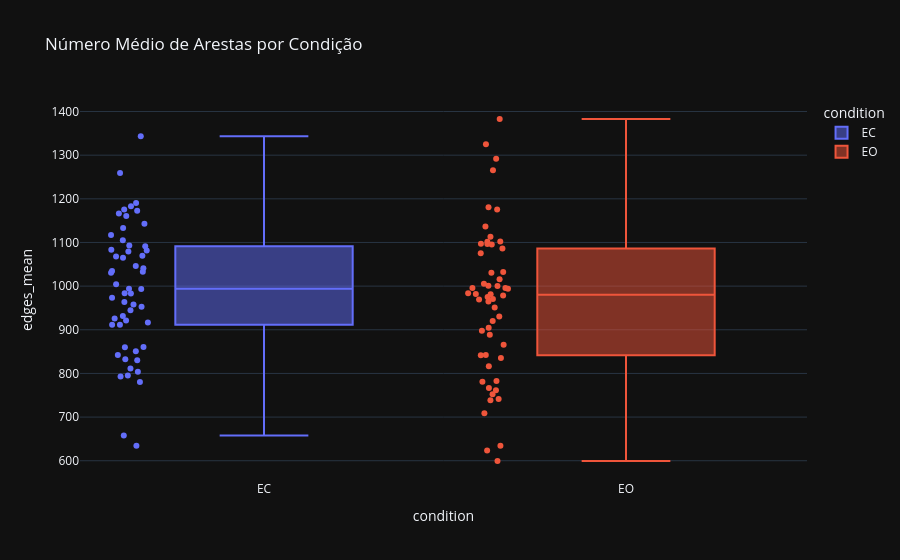

Source (notebook cell):
### Markdown cell above
Número médio de arestas

### Code cell
fig = px.box(
    df_global,
    x="condition",
    y="edges_mean",
    color="condition",
    points="all",
    title="Número Médio de Arestas por Condição"
)

fig.show()

### Figure 1 — Plotly figure (JSON) as saved in the notebook; plotly's stock layout.template omitted (floating-point values rounded to 4 significant figures)
{"data": [{"alignmentgroup": "True", "boxpoints": "all", "hovertemplate": "condition=%{x}<br>edges_mean=%{y}<extra></extra>", "legendgroup": "EC", "marker": {"color": "#636efa"}, "name": "EC", "notched": false, "offsetgroup": "EC", "orientation": "v", "showlegend": true, "x": ["EC", "EC", "EC", "EC", "EC", "EC", "EC", "EC", "EC", "EC", "EC", "EC", "EC", "EC", "EC", "EC", "EC", "EC", "EC", "EC", "EC", "EC", "EC", "EC", "EC", "EC", "EC", "EC", "EC", "EC", "EC", "EC", "EC", "EC", "EC", "EC", "EC", "EC", "EC", "EC", "EC", "EC", "EC", "EC", "EC", "EC", "EC", "EC", "EC", "EC", "EC", "EC", "EC", "EC"], "x0": " ", "xaxis": "x", "y": [634.6, 1065.0, 1005.0, 1143.0, 1105.0, 983.8, 911.6, 860.5, 993.9, 832.4, 1161.0, 1173.0, 931.8, 1079.0, 795.3, 1133.0, 911.5, 952.9, 958.0, 1167.0, 850.8, 1183.0, 1343.0, 1070.0, 811.4, 1259.0, 1176.0, 830.1, 780.6, 793.0, 973.6, 1190.0, 1041.0, 658.0, 1091.0, 1117.0, 1093.0, 1033.0, 842.2, 803.9, 983.0, 963.6, 1031.0, 925.9, 921.4, 1035.0, 1083.0, 859.9, 993.7, 1068.0, 1046.0, 916.6, 944.5, 1082.0], "y0": " ", "yaxis": "y", "type": "box"}, {"alignmentgroup": "True", "boxpoints": "all", "hovertemplate": "condition=%{x}<br>edges_mean=%{y}<extra></extra>", "legendgroup": "EO", "marker": {"color": "#EF553B"}, "name": "EO", "notched": false, "offsetgroup": "EO", "orientation": "v", "showlegend": true, "x": ["EO", "EO", "EO", "EO", "EO", "EO", "EO", "EO", "EO", "EO", "EO", "EO", "EO", "EO", "EO", "EO", "EO", "EO", "EO", "EO", "EO", "EO", "EO", "EO", "EO", "EO", "EO", "EO", "EO", "EO", "EO", "EO", "EO", "EO", "EO", "EO", "EO", "EO", "EO", "EO", "EO", "EO", "EO", "EO", "EO", "EO", "EO", "EO", "EO", "EO", "EO", "EO", "EO", "EO"], "x0": " ", "xaxis": "x", "y": [766.7, 970.5, 1180.0, 1325.0, 920.2, 865.9, 761.5, 930.2, 1005.0, 969.1, 1086.0, 1292.0, 964.6, 982.1, 780.9, 1097.0, 842.1, 897.6, 995.8, 1137.0, 888.5, 1102.0, 1383.0, 1097.0, 904.4, 1266.0, 1095.0, 816.2, 841.7, 752.6, 741.2, 1113.0, 1032.0, 623.2, 974.9, 1075.0, 835.6, 995.9, 599.4, 634.3, 1001.0, 709.0, 950.9, 782.9, 978.6, 981.4, 1102.0, 1030.0, 994.3, 1016.0, 1000.0, 738.4, 983.8, 1176.0], "y0": " ", "yaxis": "y", "type": "box"}], "layout": {"xaxis": {"anchor": "y", "domain": [0.0, 1.0], "title": {"text": "condition"}, "categoryorder": "array", "categoryarray": ["EC", "EO"]}, "yaxis": {"anchor": "x", "domain": [0.0, 1.0], "title": {"text": "edges_mean"}}, "legend": {"title": {"text": "condition"}, "tracegroupgap": 0}, "title": {"text": "Número Médio de Arestas por Condição"}, "boxmode": "overlay"}}
